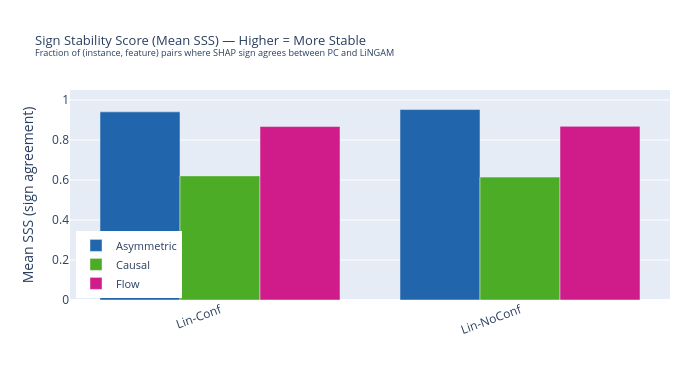

Notebook code cell kept with this figure:
### Code cell
# ── SSS bar chart ─────────────────────────────────────────────────────────────
fig_sss = go.Figure()
for meth in BASE_METHODS:
    sub = df_sss[df_sss["Method"] == meth]
    fig_sss.add_trace(go.Bar(
        name         = meth,
        x            = sub["Dataset"].tolist(),
        y            = sub["MeanSSS"].tolist(),
        marker_color = METHOD_COLORS[meth],
        hovertemplate=f"<b>{meth}</b><br>Dataset=%{{x}}<br>MeanSSS=%{{y:.3f}}<extra></extra>",
    ))

fig_sss.update_layout(
    title=dict(text="Sign Stability Score (Mean SSS) — Higher = More Stable<br>"
               "<sup>Fraction of (instance, feature) pairs where SHAP sign agrees between PC and LiNGAM</sup>",
               font=dict(size=13)),
    barmode="group",
    yaxis=dict(title="Mean SSS (sign agreement)", range=[0, 1.05]),
    height=380, width=700,
    legend=dict(x=0.01, y=0.01, xanchor="left", font=dict(size=11)),
    margin=dict(l=70, r=30, t=90, b=80),
    xaxis=dict(tickangle=-20),
)
fig_sss.show()

### Figure 1 — Plotly figure (JSON) as saved in the notebook; plotly's stock layout.template omitted (floating-point values rounded to 4 significant figures)
{"data": [{"hovertemplate": "<b>Asymmetric</b><br>Dataset=%{x}<br>MeanSSS=%{y:.3f}<extra></extra>", "marker": {"color": "#2166ac"}, "name": "Asymmetric", "type": "bar", "x": ["Lin-Conf", "Lin-NoConf"], "y": [0.9407, 0.9524]}, {"hovertemplate": "<b>Causal</b><br>Dataset=%{x}<br>MeanSSS=%{y:.3f}<extra></extra>", "marker": {"color": "#4dac26"}, "name": "Causal", "type": "bar", "x": ["Lin-Conf", "Lin-NoConf"], "y": [0.6206, 0.6144]}, {"hovertemplate": "<b>Flow</b><br>Dataset=%{x}<br>MeanSSS=%{y:.3f}<extra></extra>", "marker": {"color": "#d01c8b"}, "name": "Flow", "type": "bar", "x": ["Lin-Conf", "Lin-NoConf"], "y": [0.8673, 0.8684]}], "layout": {"barmode": "group", "height": 380, "legend": {"font": {"size": 11}, "x": 0.01, "xanchor": "left", "y": 0.01}, "margin": {"b": 80, "l": 70, "r": 30, "t": 90}, "title": {"font": {"size": 13}, "text": "Sign Stability Score (Mean SSS) — Higher = More Stable<br><sup>Fraction of (instance, feature) pairs where SHAP sign agrees between PC and LiNGAM</sup>"}, "width": 700, "xaxis": {"tickangle": -20}, "yaxis": {"range": [0, 1.05], "title": {"text": "Mean SSS (sign agreement)"}}}}
